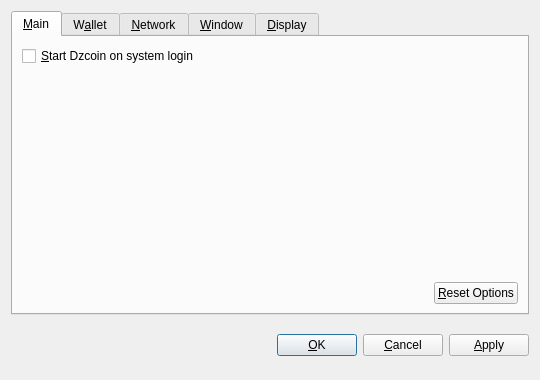
<?xml version="1.0" encoding="UTF-8"?>
<ui version="4.0">
 <class>OptionsDialog</class>
 <widget class="QDialog" name="OptionsDialog">
  <property name="geometry">
   <rect>
    <x>0</x>
    <y>0</y>
    <width>540</width>
    <height>380</height>
   </rect>
  </property>
  <property name="windowTitle">
   <string>Options</string>
  </property>
  <property name="modal">
   <bool>true</bool>
  </property>
  <layout class="QVBoxLayout" name="verticalLayout">
   <item>
    <widget class="QTabWidget" name="tabWidget">
     <property name="tabPosition">
      <enum>QTabWidget::North</enum>
     </property>
     <property name="currentIndex">
      <number>0</number>
     </property>
     <widget class="QWidget" name="tabMain">
      <attribute name="title">
       <string>&amp;Main</string>
      </attribute>
      <layout class="QVBoxLayout" name="verticalLayout_Main">
       <item>
        <widget class="QCheckBox" name="bitcoinAtStartup">
         <property name="toolTip">
          <string>Automatically start Dzcoin after logging in to the system.</string>
         </property>
         <property name="text">
          <string>&amp;Start Dzcoin on system login</string>
         </property>
        </widget>
       </item>
       <item>
        <spacer name="verticalSpacer_Main">
         <property name="orientation">
          <enum>Qt::Vertical</enum>
         </property>
         <property name="sizeHint" stdset="0">
          <size>
           <width>20</width>
           <height>40</height>
          </size>
         </property>
        </spacer>
       </item>
       <item>
        <layout class="QHBoxLayout" name="horizontalLayout_2_Main">
         <item>
          <spacer name="horizontalSpacer_2_Main">
           <property name="orientation">
            <enum>Qt::Horizontal</enum>
           </property>
           <property name="sizeHint" stdset="0">
            <size>
             <width>40</width>
             <height>20</height>
            </size>
           </property>
          </spacer>
         </item>
         <item>
          <widget class="QPushButton" name="resetButton">
           <property name="toolTip">
            <string>Reset all client options to default.</string>
           </property>
           <property name="text">
            <string>&amp;Reset Options</string>
           </property>
           <property name="autoDefault">
            <bool>false</bool>
           </property>
          </widget>
         </item>
        </layout>
       </item>
      </layout>
     </widget>
     <widget class="QWidget" name="tabWallet">
      <attribute name="title">
       <string>W&amp;allet</string>
      </attribute>
      <layout class="QVBoxLayout" name="verticalLayout_Network">
       <item>
        <widget class="QLabel" name="transactionFeeInfoLabel">
         <property name="text">
          <string>Optional transaction fee per kB that helps make sure your transactions are processed quickly. Most transactions are 1 kB.</string>
         </property>
         <property name="textFormat">
          <enum>Qt::PlainText</enum>
         </property>
         <property name="wordWrap">
          <bool>true</bool>
         </property>
        </widget>
       </item>
       <item>
        <layout class="QHBoxLayout" name="horizontalLayout_1_Main">
         <item>
          <widget class="QLabel" name="transactionFeeLabel">
           <property name="text">
            <string>Pay transaction &amp;fee</string>
           </property>
           <property name="textFormat">
            <enum>Qt::PlainText</enum>
           </property>
           <property name="buddy">
            <cstring>transactionFee</cstring>
           </property>
          </widget>
         </item>
         <item>
          <widget class="BitcoinAmountField" name="transactionFee"/>
         </item>
         <item>
          <spacer name="horizontalSpacer_1_Main">
           <property name="orientation">
            <enum>Qt::Horizontal</enum>
           </property>
           <property name="sizeHint" stdset="0">
            <size>
             <width>40</width>
             <height>20</height>
            </size>
           </property>
          </spacer>
         </item>
        </layout>
       </item>
       <item>
        <widget class="QLabel" name="label">
         <property name="text">
          <string>If you disable the spending of unconfirmed change, the change from a transaction cannot be used until that transaction has at least one confirmation. This also affects how your balance is computed.</string>
         </property>
         <property name="wordWrap">
          <bool>true</bool>
         </property>
        </widget>
       </item>
       <item>
        <widget class="QCheckBox" name="spendZeroConfChange">
         <property name="text">
          <string>Spend unconfirmed change  (experts only)</string>
         </property>
        </widget>
       </item>
       <item>
        <spacer name="verticalSpacer">
         <property name="orientation">
          <enum>Qt::Vertical</enum>
         </property>
         <property name="sizeHint" stdset="0">
          <size>
           <width>20</width>
           <height>40</height>
          </size>
         </property>
        </spacer>
       </item>
      </layout>
     </widget>
     <widget class="QWidget" name="tabNetwork">
      <attribute name="title">
       <string>&amp;Network</string>
      </attribute>
      <layout class="QVBoxLayout" name="verticalLayout_Network">
       <item>
        <widget class="QCheckBox" name="mapPortUpnp">
         <property name="toolTip">
          <string>Automatically open the Dzcoin client port on the router. This only works when your router supports UPnP and it is enabled.</string>
         </property>
         <property name="text">
          <string>Map port using &amp;UPnP</string>
         </property>
        </widget>
       </item>
       <item>
        <widget class="QCheckBox" name="connectSocks">
         <property name="toolTip">
          <string>Connect to the Dzcoin network through a SOCKS proxy (e.g. when connecting through Tor).</string>
         </property>
         <property name="text">
          <string>&amp;Connect through SOCKS proxy:</string>
         </property>
        </widget>
       </item>
       <item>
        <layout class="QHBoxLayout" name="horizontalLayout_Network">
         <item>
          <widget class="QLabel" name="proxyIpLabel">
           <property name="text">
            <string>Proxy &amp;IP:</string>
           </property>
           <property name="textFormat">
            <enum>Qt::PlainText</enum>
           </property>
           <property name="buddy">
            <cstring>proxyIp</cstring>
           </property>
          </widget>
         </item>
         <item>
          <widget class="QValidatedLineEdit" name="proxyIp">
           <property name="maximumSize">
            <size>
             <width>140</width>
             <height>16777215</height>
            </size>
           </property>
           <property name="toolTip">
            <string>IP address of the proxy (e.g. 127.0.0.1)</string>
           </property>
          </widget>
         </item>
         <item>
          <widget class="QLabel" name="proxyPortLabel">
           <property name="text">
            <string>&amp;Port:</string>
           </property>
           <property name="textFormat">
            <enum>Qt::PlainText</enum>
           </property>
           <property name="buddy">
            <cstring>proxyPort</cstring>
           </property>
          </widget>
         </item>
         <item>
          <widget class="QLineEdit" name="proxyPort">
           <property name="maximumSize">
            <size>
             <width>55</width>
             <height>16777215</height>
            </size>
           </property>
           <property name="toolTip">
            <string>Port of the proxy (e.g. 9050)</string>
           </property>
          </widget>
         </item>
         <item>
          <widget class="QLabel" name="socksVersionLabel">
           <property name="text">
            <string>SOCKS &amp;Version:</string>
           </property>
           <property name="textFormat">
            <enum>Qt::PlainText</enum>
           </property>
           <property name="buddy">
            <cstring>socksVersion</cstring>
           </property>
          </widget>
         </item>
         <item>
          <widget class="QValueComboBox" name="socksVersion">
           <property name="toolTip">
            <string>SOCKS version of the proxy (e.g. 5)</string>
           </property>
          </widget>
         </item>
         <item>
          <spacer name="horizontalSpacer_Network">
           <property name="orientation">
            <enum>Qt::Horizontal</enum>
           </property>
           <property name="sizeHint" stdset="0">
            <size>
             <width>40</width>
             <height>20</height>
            </size>
           </property>
          </spacer>
         </item>
        </layout>
       </item>
       <item>
        <spacer name="verticalSpacer_Network">
         <property name="orientation">
          <enum>Qt::Vertical</enum>
         </property>
         <property name="sizeHint" stdset="0">
          <size>
           <width>20</width>
           <height>40</height>
          </size>
         </property>
        </spacer>
       </item>
      </layout>
     </widget>
     <widget class="QWidget" name="tabWindow">
      <attribute name="title">
       <string>&amp;Window</string>
      </attribute>
      <layout class="QVBoxLayout" name="verticalLayout_Window">
       <item>
        <widget class="QCheckBox" name="minimizeToTray">
         <property name="toolTip">
          <string>Show only a tray icon after minimizing the window.</string>
         </property>
         <property name="text">
          <string>&amp;Minimize to the tray instead of the taskbar</string>
         </property>
        </widget>
       </item>
       <item>
        <widget class="QCheckBox" name="minimizeOnClose">
         <property name="toolTip">
          <string>Minimize instead of exit the application when the window is closed. When this option is enabled, the application will be closed only after selecting Quit in the menu.</string>
         </property>
         <property name="text">
          <string>M&amp;inimize on close</string>
         </property>
        </widget>
       </item>
       <item>
        <spacer name="verticalSpacer_Window">
         <property name="orientation">
          <enum>Qt::Vertical</enum>
         </property>
         <property name="sizeHint" stdset="0">
          <size>
           <width>20</width>
           <height>40</height>
          </size>
         </property>
        </spacer>
       </item>
      </layout>
     </widget>
     <widget class="QWidget" name="tabDisplay">
      <attribute name="title">
       <string>&amp;Display</string>
      </attribute>
      <layout class="QVBoxLayout" name="verticalLayout_Display">
       <item>
        <layout class="QHBoxLayout" name="horizontalLayout_1_Display">
         <item>
          <widget class="QLabel" name="langLabel">
           <property name="text">
            <string>User Interface &amp;language:</string>
           </property>
           <property name="textFormat">
            <enum>Qt::PlainText</enum>
           </property>
           <property name="buddy">
            <cstring>lang</cstring>
           </property>
          </widget>
         </item>
         <item>
          <widget class="QValueComboBox" name="lang">
           <property name="toolTip">
            <string>The user interface language can be set here. This setting will take effect after restarting Dzcoin.</string>
           </property>
          </widget>
         </item>
        </layout>
       </item>
       <item>
        <layout class="QHBoxLayout" name="horizontalLayout_2_Display">
         <item>
          <widget class="QLabel" name="unitLabel">
           <property name="text">
            <string>&amp;Unit to show amounts in:</string>
           </property>
           <property name="textFormat">
            <enum>Qt::PlainText</enum>
           </property>
           <property name="buddy">
            <cstring>unit</cstring>
           </property>
          </widget>
         </item>
         <item>
          <widget class="QValueComboBox" name="unit">
           <property name="toolTip">
            <string>Choose the default subdivision unit to show in the interface and when sending coins.</string>
           </property>
          </widget>
         </item>
        </layout>
       </item>
       <item>
        <widget class="QCheckBox" name="displayAddresses">
         <property name="toolTip">
          <string>Whether to show Dzcoin addresses in the transaction list or not.</string>
         </property>
         <property name="text">
          <string>&amp;Display addresses in transaction list</string>
         </property>
        </widget>
       </item>
       <item>
        <widget class="QCheckBox" name="coinControlFeatures">
         <property name="toolTip">
          <string>Whether to show coin control features or not.</string>
         </property>
         <property name="text">
          <string>Display coin &amp;control features (experts only!)</string>
         </property>
        </widget>
       </item>
       <item>
        <spacer name="verticalSpacer_Display">
         <property name="orientation">
          <enum>Qt::Vertical</enum>
         </property>
         <property name="sizeHint" stdset="0">
          <size>
           <width>20</width>
           <height>40</height>
          </size>
         </property>
        </spacer>
       </item>
      </layout>
     </widget>
    </widget>
   </item>
   <item>
    <layout class="QHBoxLayout" name="horizontalLayout_Buttons">
     <item>
      <spacer name="horizontalSpacer_1">
       <property name="orientation">
        <enum>Qt::Horizontal</enum>
       </property>
       <property name="sizeHint" stdset="0">
        <size>
         <width>40</width>
         <height>48</height>
        </size>
       </property>
      </spacer>
     </item>
     <item>
      <widget class="QLabel" name="statusLabel">
       <property name="font">
        <font>
         <weight>75</weight>
         <bold>true</bold>
        </font>
       </property>
       <property name="text">
        <string/>
       </property>
       <property name="textFormat">
        <enum>Qt::PlainText</enum>
       </property>
       <property name="wordWrap">
        <bool>true</bool>
       </property>
      </widget>
     </item>
     <item>
      <spacer name="horizontalSpacer_2">
       <property name="orientation">
        <enum>Qt::Horizontal</enum>
       </property>
       <property name="sizeHint" stdset="0">
        <size>
         <width>40</width>
         <height>48</height>
        </size>
       </property>
      </spacer>
     </item>
     <item>
      <widget class="QPushButton" name="okButton">
       <property name="text">
        <string>&amp;OK</string>
       </property>
      </widget>
     </item>
     <item>
      <widget class="QPushButton" name="cancelButton">
       <property name="text">
        <string>&amp;Cancel</string>
       </property>
       <property name="autoDefault">
        <bool>false</bool>
       </property>
      </widget>
     </item>
     <item>
      <widget class="QPushButton" name="applyButton">
       <property name="text">
        <string>&amp;Apply</string>
       </property>
       <property name="autoDefault">
        <bool>false</bool>
       </property>
      </widget>
     </item>
    </layout>
   </item>
  </layout>
 </widget>
 <customwidgets>
  <customwidget>
   <class>BitcoinAmountField</class>
   <extends>QSpinBox</extends>
   <header>bitcoinamountfield.h</header>
  </customwidget>
  <customwidget>
   <class>QValueComboBox</class>
   <extends>QComboBox</extends>
   <header>qvaluecombobox.h</header>
  </customwidget>
  <customwidget>
   <class>QValidatedLineEdit</class>
   <extends>QLineEdit</extends>
   <header>qvalidatedlineedit.h</header>
  </customwidget>
 </customwidgets>
 <resources/>
 <connections/>
</ui>
